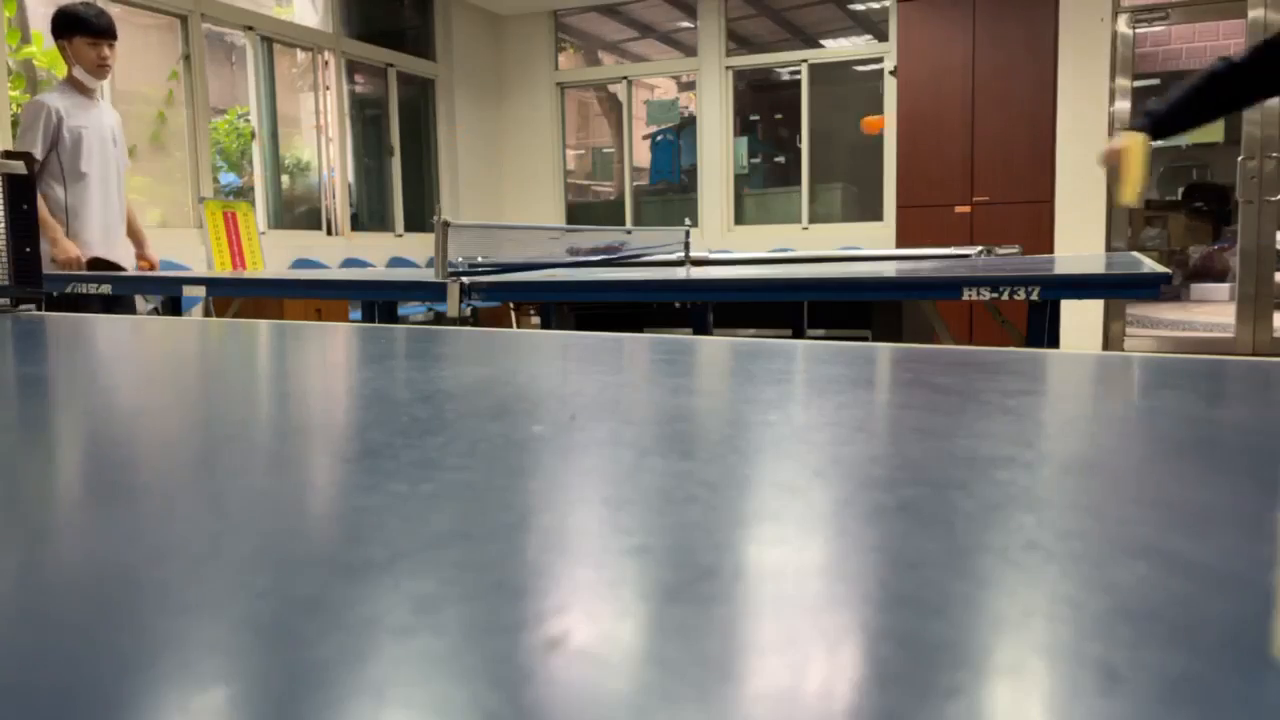
#> input picture frame 87 of ball_detection/test.mp4, 1280 x 720 px, given in place of 3.mp4, which was not available
$ python ColorRange.py
#> lines starting #> are read from the running program, lines starting #| are printed output that depends on the picture; after the words box and inside, x2 and y2 are one past the last pixel; in counts of white or black regions, pixels touching at a corner belong together; pictures that were not available may be replaced by others from this repository, and a replacement may not be noted
import cv2
import numpy as np
import pickle
import os
import sys
sys.path.append(os.getcwd())

def save(path, object) :
    with open(path, "wb") as f :
        pickle.dump(object, f)

def load(path) :
    if not os.path.exists(path) :
        return ColorRange()
    with open(path, "rb") as f :
        return pickle.load(f)


hsv:np.ndarray = None
# [4 lines left out: function on_mouse, not called in this run]

class ColorRange :
    upper:np.ndarray
    lower:np.ndarray

    def __init__(self, upper = [179, 255, 255], lower = [0, 0, 0]) :
        self.upper = np.array(upper)
        self.lower = np.array(lower)


    def getParameters(self, h_min, h_max, s_min, s_max, v_min, v_max) :
        h_min = cv2.getTrackbarPos("Hue Min", "ColorRangeSetting")
        h_max = cv2.getTrackbarPos("Hue Max", "ColorRangeSetting")
        s_min = cv2.getTrackbarPos("Sat Min", "ColorRangeSetting")
        s_max = cv2.getTrackbarPos("Sat Max", "ColorRangeSetting")
        v_min = cv2.getTrackbarPos("Val Min", "ColorRangeSetting")
        v_max = cv2.getTrackbarPos("Val Max", "ColorRangeSetting")

        self.upper = np.array([h_max, s_max, v_max])
        self.lower = np.array([h_min, s_min, v_min])


    def runColorRange_video(self, source, recursive = False, save_file_name = None, f2f = False) :
#> called with source = 'exp/3.mp4', recursive = True, f2f = True
        cv2.namedWindow("ColorRangeSetting")
        global hsv
        cv2.setMouseCallback("ColorRangeSetting", on_mouse)

        cv2.createTrackbar("Hue Min", "ColorRangeSetting", self.lower[0], 179, empty)
#> slider 'Hue Min' is set to 35
        cv2.createTrackbar("Hue Max", "ColorRangeSetting", self.upper[0], 179, empty)
        cv2.createTrackbar("Sat Min", "ColorRangeSetting", self.lower[1], 255, empty)
#> slider 'Sat Min' is set to 51
        cv2.createTrackbar("Sat Max", "ColorRangeSetting", self.upper[1], 255, empty)
        cv2.createTrackbar("Val Min", "ColorRangeSetting", self.lower[2], 255, empty)
#> slider 'Val Min' is set to 51
        cv2.createTrackbar("Val Max", "ColorRangeSetting", self.upper[2], 255, empty)


        cam = cv2.VideoCapture(source)
        i = 0
        read = True
        while True :
            i += 1
            if read :
                ret, frame = cam.read()
#> frame is the input picture: shape (720, 1280, 3); mean B, G, R 114.4, 121.4, 125.8

            if ret :
                self.getParameters(self.lower[0], self.upper[0], self.lower[1], self.upper[1], self.lower[2], self.upper[2])

                hsv = cv2.cvtColor(frame, cv2.COLOR_BGR2HSV)
#> hsv: shape (720, 1280, 3); mean H, S, V 59.9, 50.6, 130.7
                mask = cv2.inRange(hsv, self.lower, self.upper)
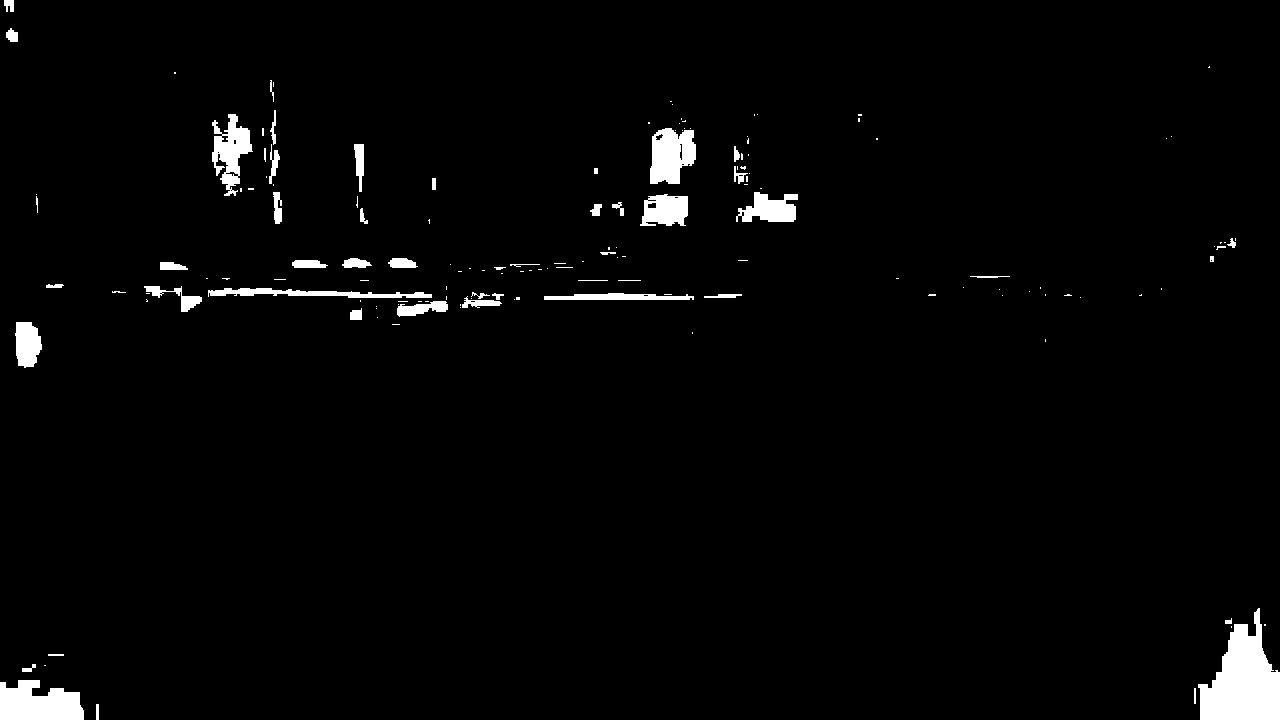
#> mask: shape (720, 1280); 2.4% white; 151 white regions (100 under 20 px), largest, box (x1, y1, x2, y2) and area: (1198, 608, 1280, 720) 5465, (0, 680, 84, 720) 2622, (650, 128, 696, 184) 1950

                mask = cv2.cvtColor(mask, cv2.COLOR_GRAY2BGR)
                cv2.putText(mask, "Mask Camera", (10, 30), cv2.FONT_HERSHEY_SIMPLEX, 1, (255, 255, 255), 2)
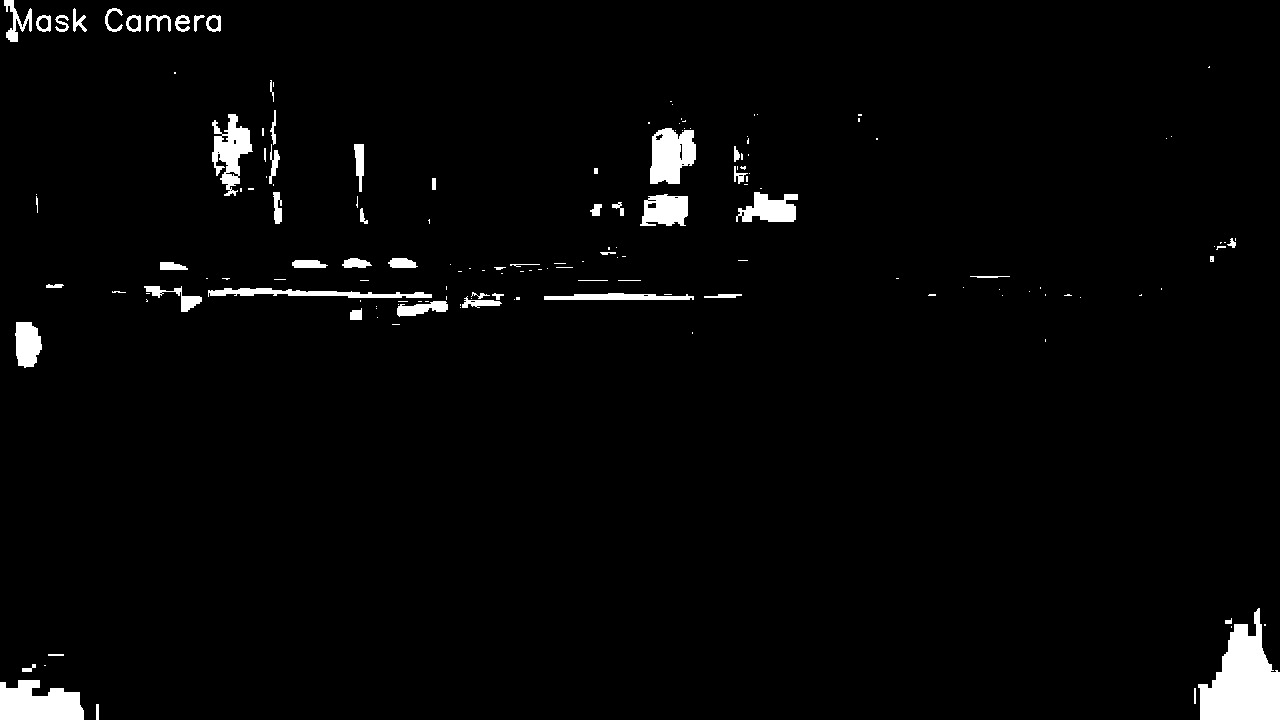
#> mask: shape (720, 1280, 3); 2.5% white; 159 white regions (100 under 20 px), largest, box (x1, y1, x2, y2) and area: (1198, 608, 1280, 720) 5465, (0, 680, 84, 720) 2622, (650, 128, 696, 184) 1950
                cv2.putText(frame, "Camera", (10, 30), cv2.FONT_HERSHEY_SIMPLEX, 1, (0, 0, 0), 2)
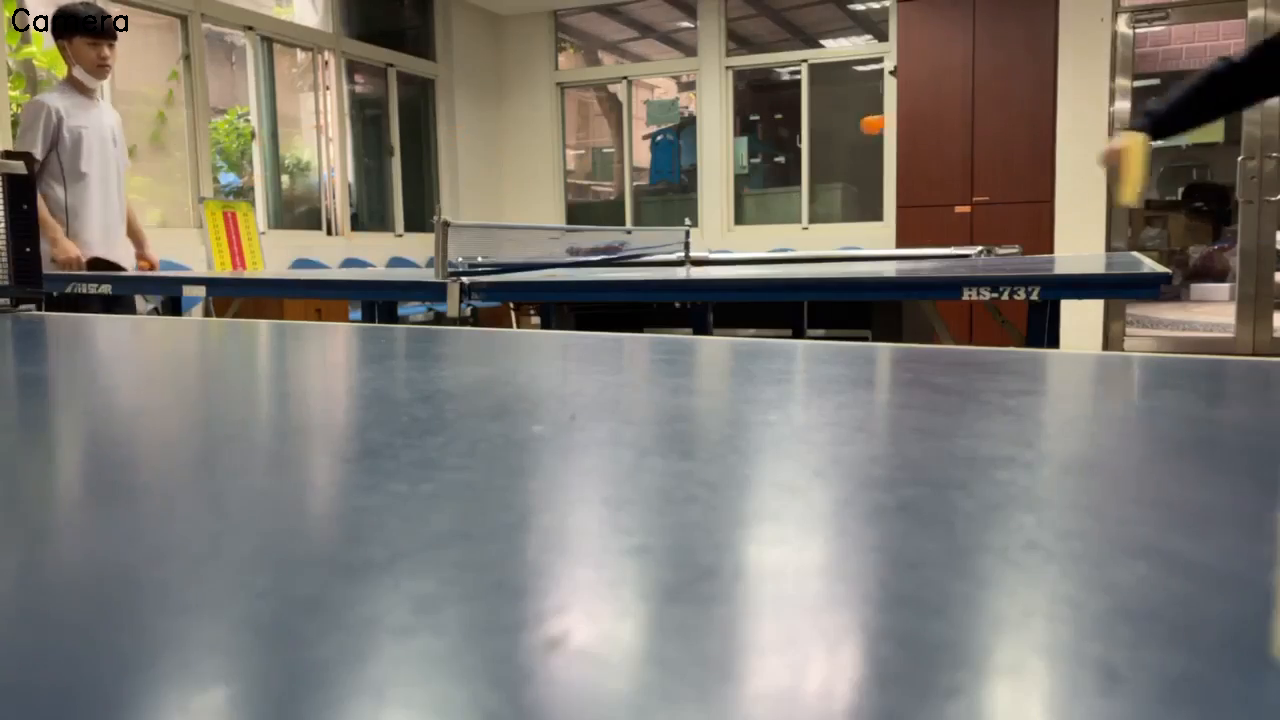
#> frame: shape (720, 1280, 3); 0.09% of pixels changed, all inside (x1, y1, x2, y2) = (12, 8, 128, 32)

                combined = cv2.hconcat([frame, mask])
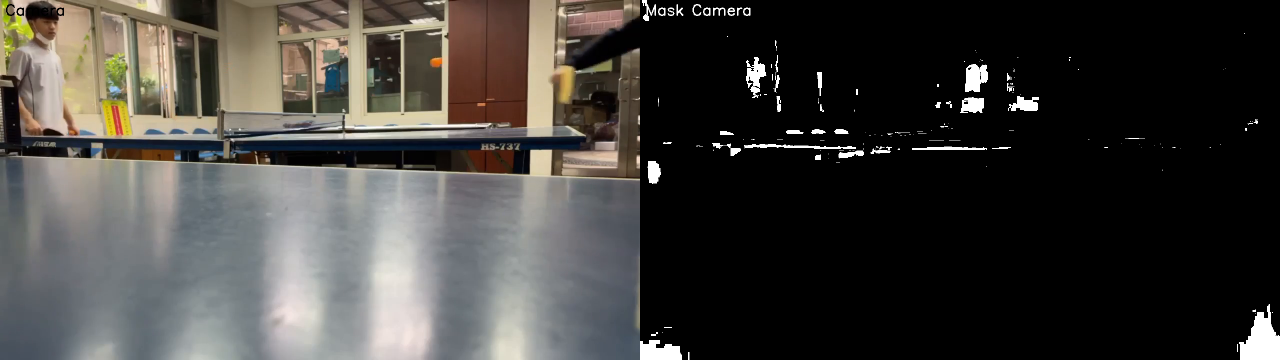
#> combined: shape (720, 2560, 3) (shown at 1/2 size); mean B, G, R 60.4, 63.9, 66.1

                cv2.imshow("ColorRangeSetting", combined)
                #cv2.imshow("ColorRangeMask", combined)
            else :
                if recursive :
                    cam = cv2.VideoCapture(source)
                else :
                    break

            if i % 30 == 0 :
                if save_file_name is not None :
                    save(save_file_name, self)
            # wait to match the fps of the video
            key = cv2.waitKey(round(1/30 * 1000) if not f2f else 1)
#> (key Esc is pressed here)
            if key == ord(" ") :
                break
            elif f2f :
                if key == ord("n") :
                    read = True
                else :
                    read = False

        if type(source) == str and source.replace(".", "").isdigit() :
            cam.close()
        cv2.destroyAllWindows()

    # [24 lines left out: function runColorRange_image, not called in this run]

cr = None

def empty(a) :
    if cr is not None:
        save("color_range_1", cr)

if __name__ == "__main__" :
    cr = load("cr3")
    cr.runColorRange_video("exp/3.mp4", recursive=True, f2f=True)
    save("cr3", cr)
    #cr.runColorRange_video("ball_detection/result/hd_60_detection_r2/bad.mp4", recursive=True)

$ run again, starting later in the video
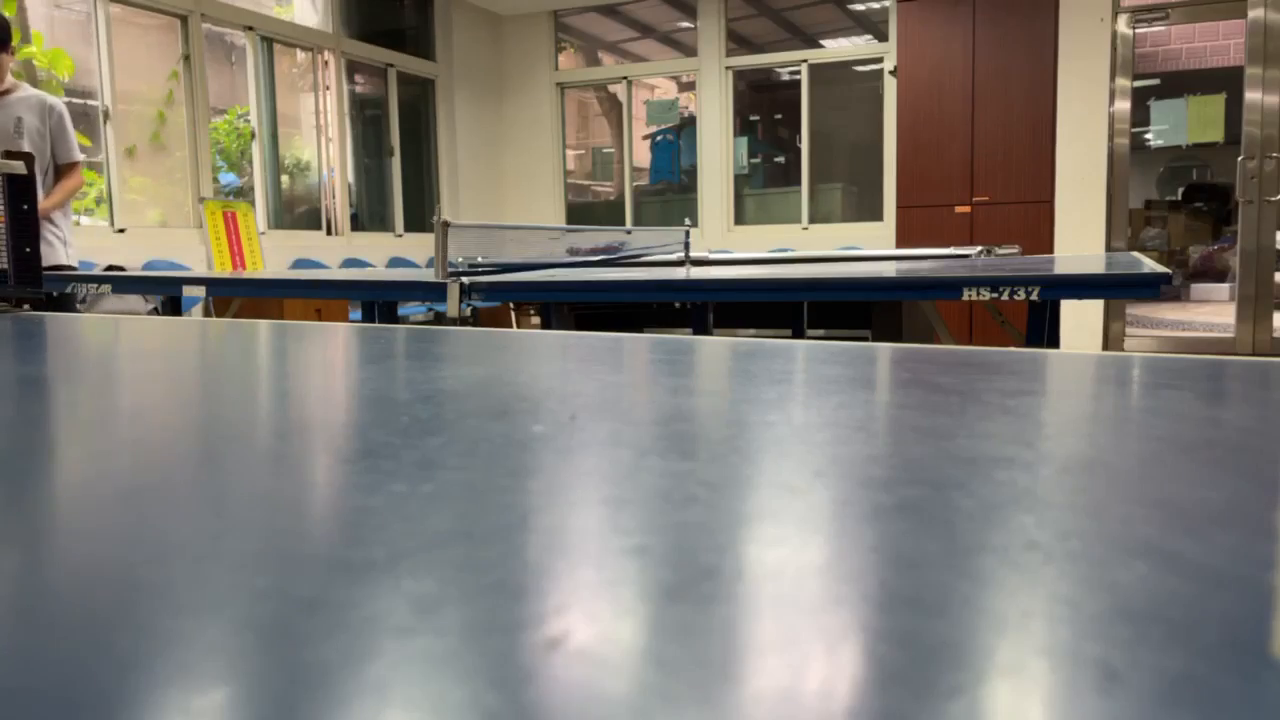
#> input picture frame 395 of ball_detection/test.mp4, 1280 x 720 px, given in place of 3.mp4, which was not available
#> in runColorRange_video, frame is the input picture: shape (720, 1280, 3); mean B, G, R 116.1, 123.5, 128
#> hsv: shape (720, 1280, 3); mean H, S, V 59.5, 49.9, 132.9
#> in runColorRange_video, `cv2.putText(mask, "Mask Camera", (10, 30), cv2.FONT_HERSHEY_SIMPLEX, 1..`:
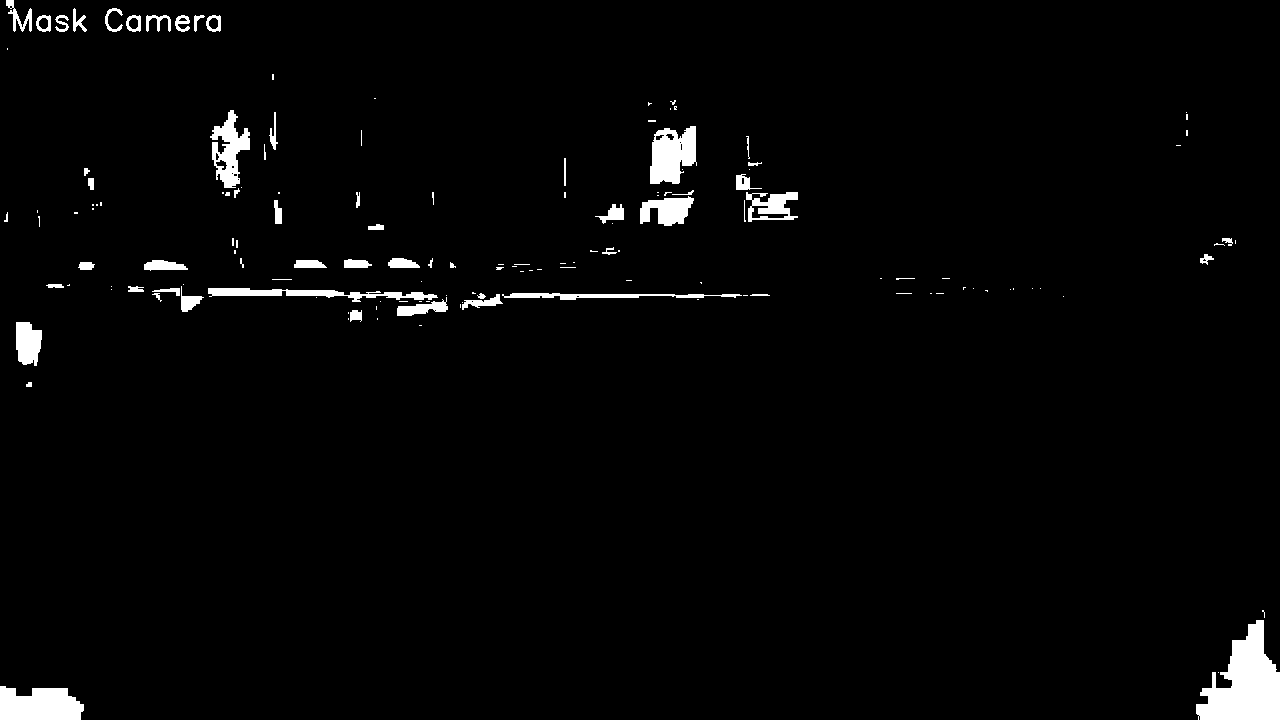
#> mask: shape (720, 1280, 3); 2.4% white; 146 white regions (87 under 20 px), largest, box (x1, y1, x2, y2) and area: (1196, 620, 1280, 720) 4960, (0, 686, 84, 720) 2363, (650, 126, 697, 184) 1986
#> frame: shape (720, 1280, 3); 0.09% of pixels changed, all inside (x1, y1, x2, y2) = (12, 8, 128, 32)
#> in runColorRange_video, `combined = cv2.hconcat([frame, mask])`:
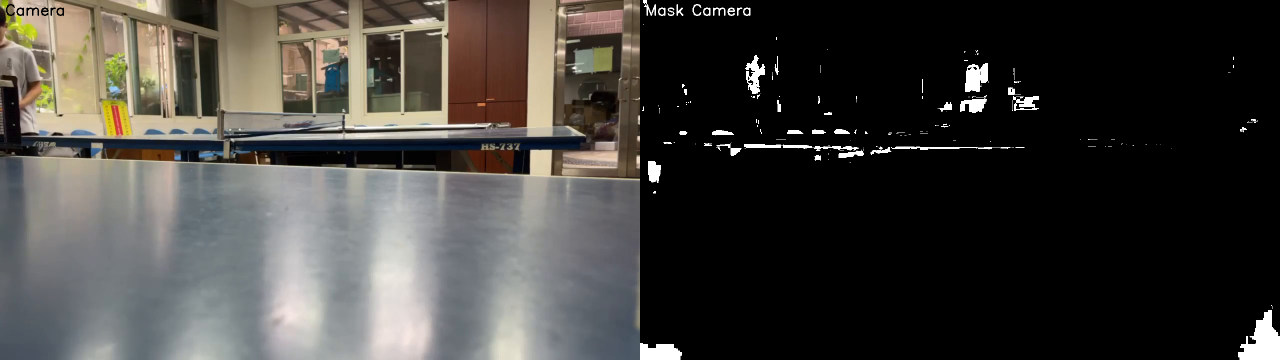
#> combined: shape (720, 2560, 3) (shown at 1/2 size); mean B, G, R 61.1, 64.7, 67
